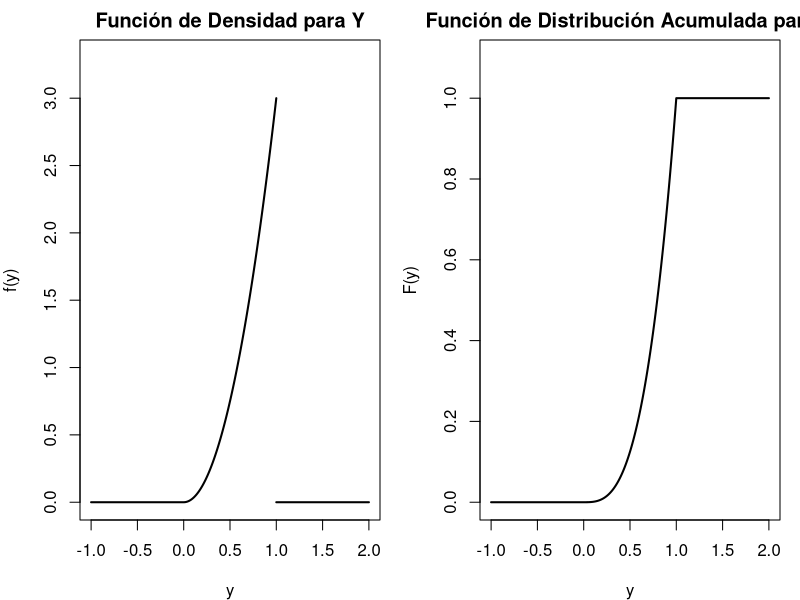

This chart was generated by the following R code:
## ---- chunk 1
#| echo: false
#| fig-height: 3.0
#| fig-width: 7.0
#| fig-align: center
par(mfrow = c(1, 2), mar = c(4, 4, 2, 1))

# Densidad f(y) = 3y^2
yd <- c(-1, seq(0, 1, 0.005))
fd <- c(0, 3 * seq(0, 1, 0.005)^2)
plot(yd, fd, type = "l", lwd = 2,
     xlab = "y", ylab = "f(y)",
     main = "Función de Densidad para Y",
     xlim = c(-1, 2), ylim = c(0, 3.3))
lines(c(1,2), c(0,0), lwd = 2)

# Distribución acumulada F(y) = y^3
yc <- seq(-1, 2, 0.005)
Fc <- ifelse(yc < 0, 0, ifelse(yc > 1, 1, yc^3))
plot(yc, Fc, type = "l", lwd = 2,
     xlab = "y", ylab = "F(y)",
     main = "Función de Distribución Acumulada para Y",
     xlim = c(-1, 2), ylim = c(0, 1.1))
